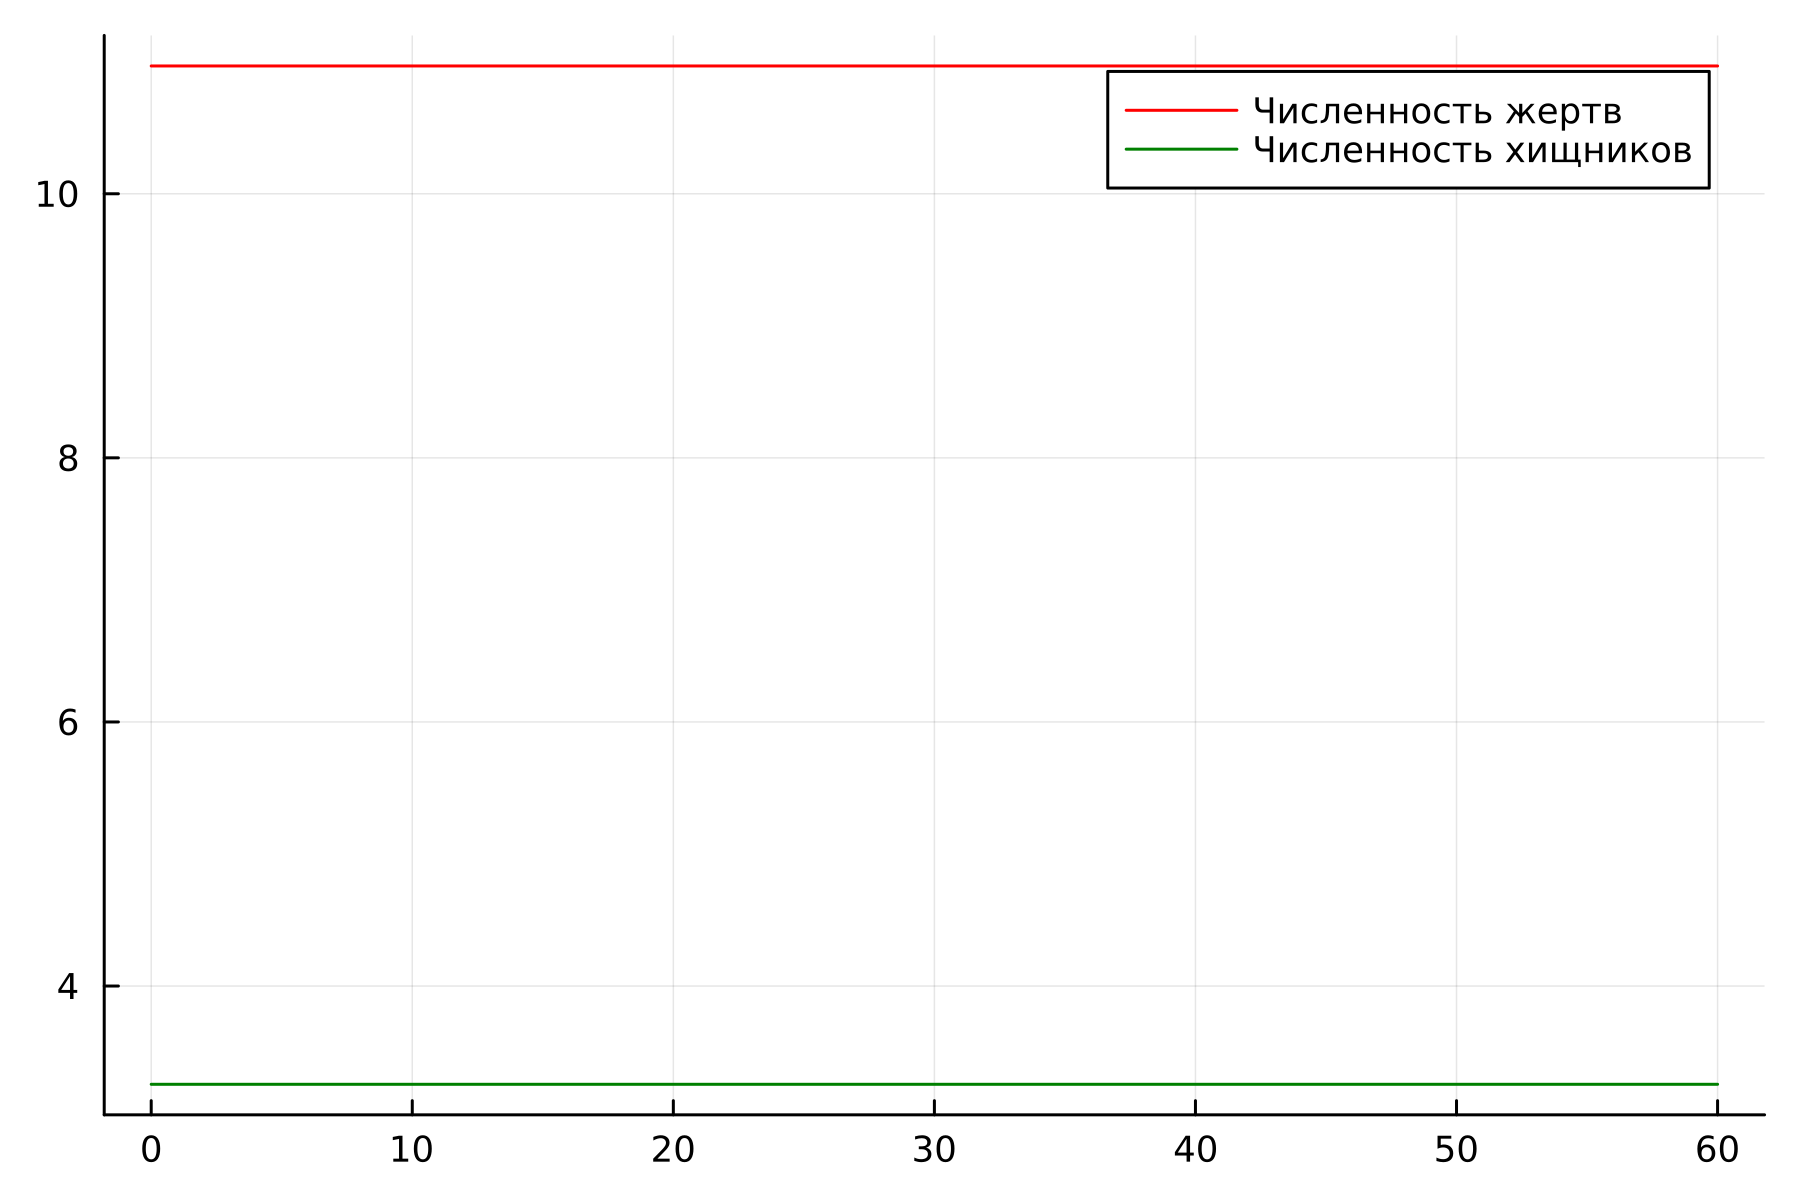

Generate this figure with Julia:
using Plots
using DifferentialEquations

a = 0.14
b = 0.043
c = 0.34
d = 0.031
x0 = c / d
y0 = a / b


function ode_fn(du, u, p, t)
    x, y = u
    du[1] = -a*u[1] + b * u[1] * u[2]
    du[2] = c * u[2] - d * u[1] * u[2]
end

v0 = [x0, y0]
tspan = (0.0, 60.0)
prob = ODEProblem(ode_fn, v0, tspan)
sol = solve(prob, dtmax=0.05)
X = [u[1] for u in sol.u]
Y = [u[2] for u in sol.u]
T = [t for t in sol.t]
plt2 = plot(
  dpi=300,
  legend=true)

plot!(
  plt2,
  T,
  X,
  label="Численность жертв",
  color=:red)

plot!(
  plt2,
  T,
  Y,
  label="Численность хищников",
  color=:green)

savefig(plt2, "lab05_3.png")